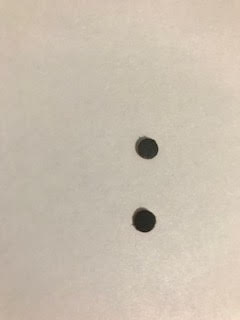
#> input picture pixel-count-vid/circles.png, 240 x 320 px
$ python pixel-count.py --width 1.0   (Python 2 division)
#> lines starting #> are read from the running program, lines starting #| are printed output that depends on the picture
#Courtesy of https://stackoverflow.com/questions/45836214/opencv-python-count-pixels

import numpy as np
import cv2
import argparse

refPt = []
cropping = False
roi = cv2.imread("circles.png",0)
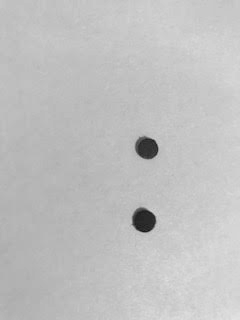
#> roi: shape (320, 240); min 21, max 229, mean 192.2
def click_and_crop(event, x, y, flags, param):
	# grab references to the global variables
	global refPt, cropping, roi
	# if the left mouse button was clicked, record the starting
	# (x, y) coordinates and indicate that cropping is being
	# performed
	if event == cv2.EVENT_LBUTTONDOWN:
		refPt = [(x, y)]
		cropping = True
	# check to see if the left mouse button was released
	elif event == cv2.EVENT_LBUTTONUP:
		# record the ending (x, y) coordinates and indicate that
		# the cropping operation is finished
		refPt.append((x, y))
		cropping = False
		# draw a rectangle around the region of interest
		cv2.rectangle(roi, refPt[0], refPt[1], (255, 255, 255), 2)
		cv2.imshow("view crop", roi)

def ResizeWithAspectRatio(image, width=None, height=None, inter=cv2.INTER_AREA):
    dim = None
    (h, w) = image.shape[:2]

    if width is None and height is None:
        return image
    if width is None:
        r = height / float(h)
        dim = (int(w * r), height)
    else:
        r = width / float(w)
        dim = (width, int(h * r))

    return cv2.resize(image, dim, interpolation=inter)

ap = argparse.ArgumentParser()
ap.add_argument("-w", "--width", type=float, required=True,
    help="width of the left-most object in the image (in inches)")
args = vars(ap.parse_args())

img=cv2.imread("circles.png",0)

    ## [convert_to_gray]
    # Convert it to gray
# gray = cv2.cvtColor(img, cv2.COLOR_BGR2GRAY)
## [convert_to_gray]

## [reduce_noise]
# Reduce the noise to avoid false circle detection
gray = cv2.medianBlur(img, 5)
# ## [reduce_noise]

# ## [houghcircles]
rows = gray.shape[0]
#> rows = 320
circles = cv2.HoughCircles(gray, cv2.HOUGH_GRADIENT, 1, rows / 8,
                            param1=100, param2=30,
                            minRadius=0, maxRadius=30)
#> circles = [[147.5, 148.5, 10.3], [143.5, 220.5, 11.3]]
# ## [houghcircles]

pixelsPerMetric = None

# [draw]
# unknown = False
if circles is not None:
    circles = np.uint16(np.around(circles))
#> circles = [[148, 148, 10], [144, 220, 11]]
    if len(circles[0, :]) == 2:
        if circles[0][0][1] > circles[0][1][1]:
            temp = np.copy(circles[0][0])
            circles[0][0] = circles[0][1]
            circles[0][1] = temp
        for i in circles[0, :]:
            if pixelsPerMetric is None:
                pixelsPerMetric = i[2] / args["width"]

            center = (i[0], i[1])
            # circle outline
            size = i[2] / pixelsPerMetric
#> this loop made 2 passes
#> (i, pixelsPerMetric, size) on pass 1: ([148, 148, 10], 10, 1)
#> (i, size) on pass 2: ([144, 220, 11], 1.1)
#> after the loop, pixelsPerMetric = 10

##


#gray = cv2.cvtColor(img, cv2.COLOR_BGR2GRAY)

def nothing(x):
  pass

cv2.namedWindow('image')

clone = gray.copy()

cv2.createTrackbar('min','image',0,255,nothing)
cv2.createTrackbar('max','image',0,255,nothing)
cv2.namedWindow("output")
cv2.setMouseCallback("output", click_and_crop)

while(1):

  a = cv2.getTrackbarPos('min','image')
  b = cv2.getTrackbarPos('max','image')
  ret,thresh=cv2.threshold(img,a,b,cv2.THRESH_BINARY_INV)
#> thresh: shape (320, 240); every value is 0
#> ret = 0
  clone = thresh;
  cv2.imshow("output",thresh)
  k = cv2.waitKey(10) & 0xFF
#> (key Esc is pressed here)
  if k == ord("r"):
		thresh = clone.copy()
	# if the 'c' key is pressed, break from the loop
  elif k == ord("c"):
		break


if len(refPt) == 2:
  roi = clone[refPt[0][1]:refPt[1][1], refPt[0][0]:refPt[1][0]]
  cv2.imshow("ROI", roi)
  while(1):
    k = cv2.waitKey(10) & 0xFF
    if k == 27:
      break
calculatedArea = cv2.countNonZero(roi) * pixelsPerMetric
print "Pixels Per Metric: ", pixelsPerMetric
print "Pixel Count: ", cv2.countNonZero(roi)
print "Area is mm: ", calculatedArea
cv2.destroyAllWindows()
